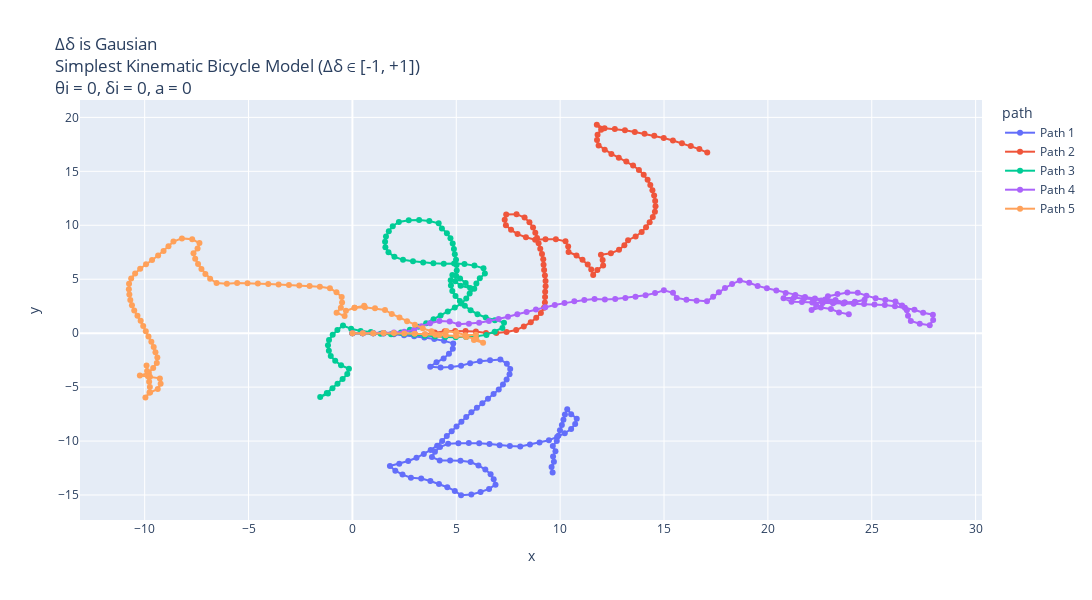

This figure's notebook cell:
### Markdown cell above
Plots : When change in Steering Angle is Gaussian Distribution

### Code cell
# Making 5 possible trajectories
trajectories = []
for i in range(5):
    x_traj, y_traj, theta_traj, delta_traj, gaussian_change_in_delta, a_traj, v_traj = start_trajectory_when_change_is_gaussian_distribution(theta_init=0.0, a_init=0.0, delta_init=0.0, v_init=5, mode="simple")
    trajectories.append((x_traj, y_traj, theta_traj, delta_traj, gaussian_change_in_delta, a_traj, v_traj))


# Create a DataFrame for plotting
data = []
for i, (x_traj, y_traj, theta_traj, delta_traj, gaussian_change_in_delta, a_traj, v_traj) in enumerate(trajectories):
    for x, y, v in zip(x_traj, y_traj, v_traj):
        data.append({"x": x, "y": y, "v": v, "path": f"Path {i+1}"})
df = pd.DataFrame(data)

# Create the plot
fig = px.line(df, x="x", y="y", color="path", custom_data=["v"], title="Δδ is Gausian <br>Simplest Kinematic Bicycle Model (Δδ ∈ [-1, +1]) <br>θi = 0, δi = 0, a = 0", render_mode="svg")
# Add hover functionality
fig.update_traces(mode="markers+lines", hovertemplate="<br>".join([
    "v: %{customdata[0]:.2f}",
    "x: %{x:.2f}",
    "y: %{y:.2f}"
]))
fig.update_layout(height=600,width=1130)
fig.show()


# Plotting x w.r.t. time
dt = 0.1  # Time step
t_end = 10  # 10 seconds
t = np.arange(0, t_end + dt, dt)

plt.figure(figsize=(15, 6))
for i, (x_traj, y_traj, theta_traj, delta_traj, gaussian_change_in_delta, a_traj, v_traj) in enumerate(trajectories):
    # Model built such that a remains same inside; can be randomised by using a random statement.
    # print(x_traj,"\n", y_traj)
    plt.plot(t, x_traj, label=f"Path {i+1}", alpha = 0.7)
plt.ylabel("x [m]")
plt.xlabel("t [s]")
plt.grid("True")
plt.title("x w.r.t. time")
plt.legend()
plt.show()


# Plotting y w.r.t. time
dt = 0.1  # Time step
t_end = 10  # 10 seconds
t = np.arange(0, t_end + dt, dt)

plt.figure(figsize=(15, 6))
for i, (x_traj, y_traj, theta_traj, delta_traj, gaussian_change_in_delta, a_traj, v_traj) in enumerate(trajectories):
    # Model built such that a remains same inside; can be randomised by using a random statement.
    # print(x_traj,"\n", y_traj)
    plt.plot(t, y_traj, label=f"Path {i+1}", alpha = 0.7)
plt.ylabel("y [m]")
plt.xlabel("t [s]")
plt.grid("True")
plt.title("Y w.r.t. time")
plt.legend()
plt.show()

# Plotting theta(t) w.r.t. time
dt = 0.1  # Time step
t_end = 10  # 10 seconds
t = np.arange(0, t_end + dt, dt)

plt.figure(figsize=(15, 6))
for i, (x_traj, y_traj, theta_traj, delta_traj, gaussian_change_in_delta, a_traj, v_traj) in enumerate(trajectories):
    # Model built such that a remains same inside; can be randomised by using a random statement.
    # print(x_traj,"\n", y_traj)
    plt.plot(t, theta_traj, label=f"Path {i+1}", alpha = 0.7)
plt.ylabel("θ [radian]")
plt.xlabel("t [s]")
plt.grid("True")
plt.title("Heading Angle w.r.t. time")
plt.legend()
plt.show()


# Plotting delta(t) w.r.t. time
dt = 0.1  # Time step
t_end = 10  # 10 seconds
t = np.arange(0, t_end + dt, dt)

plt.figure(figsize=(15, 6))
for i, (x_traj, y_traj, theta_traj, delta_traj, gaussian_change_in_delta, a_traj, v_traj) in enumerate(trajectories):
    # Model built such that a remains same inside; can be randomised by using a random statement.
    # print(x_traj,"\n", y_traj)
    plt.plot(t, delta_traj, label=f"Path {i+1}", alpha = 0.7)
plt.ylabel("δ [radian]")
plt.xlabel("t [s]")
plt.grid("True")
plt.title("Steering Angle w.r.t. time")
plt.legend()
plt.show()

# Plotting variation in steering angle w.r.t. time
dt = 0.1  # Time step
t_end = 10  # 10 seconds
t = np.arange(0, t_end + dt, dt)

plt.figure(figsize=(15, 6))
for i, (x_traj, y_traj, theta_traj, delta_traj, gaussian_change_in_delta, a_traj, v_traj) in enumerate(trajectories):
    # Model built such that a remains same inside; can be randomised by using a random statement.
    # print(x_traj,"\n", y_traj)
    plt.plot(t, gaussian_change_in_delta, label=f"Path {i+1}", alpha = 0.7)
plt.ylabel("Δδ [radian]")
plt.xlabel("t [s]")
plt.grid("True")
plt.title("Δδ (Change in Steering Angle) w.r.t. time")
plt.legend()
plt.show()

### Figure 1 — Plotly figure (JSON) as saved in the notebook; plotly's stock layout.template omitted (floating-point values rounded to 4 significant figures)
{"data": [{"customdata": [[5], [5], [5], [5], [5], [5], [5], [5], [5], [5], [5], [5], [5], [5], [5], [5], [5], [5], [5], [5], [5], [5], [5], [5], [5], [5], [5], [5], [5], [5], [5], [5], [5], [5], [5], [5], [5], [5], [5], [5], [5], [5], [5], [5], [5], [5], [5], [5], [5], [5], [5], [5], [5], [5], [5], [5], [5], [5], [5], [5], [5], [5], [5], [5], [5], [5], [5], [5], [5], [5], [5], [5], [5], [5], [5], [5], [5], [5], [5], [5], [5], [5], [5], [5], [5], [5], [5], [5], [5], [5], [5], [5], [5], [5], [5], [5], [5], [5], [5], [5], [5]], "hovertemplate": "v: %{customdata[0]:.2f}<br>x: %{x:.2f}<br>y: %{y:.2f}", "legendgroup": "Path 1", "line": {"color": "#636efa", "dash": "solid"}, "marker": {"symbol": "circle"}, "mode": "markers+lines", "name": "Path 1", "orientation": "v", "showlegend": true, "type": "scatter", "x": [0, 0.5, 1, 1.499, 1.995, 2.487, 2.974, 3.464, 3.941, 4.413, 4.854, 4.833, 4.648, 4.39, 4.047, 3.749, 4.244, 4.742, 5.229, 5.666, 6.135, 6.626, 7.122, 7.435, 7.595, 7.564, 7.423, 7.247, 7.045, 6.796, 6.526, 6.256, 5.992, 5.726, 5.479, 5.246, 5.012, 4.779, 4.544, 4.321, 4.08, 3.769, 3.438, 3.087, 2.687, 2.256, 1.805, 2.066, 2.412, 2.816, 3.312, 3.754, 4.168, 4.57, 4.93, 5.23, 5.725, 6.169, 6.578, 6.889, 6.801, 6.652, 6.397, 6.069, 5.691, 5.202, 4.703, 4.203, 3.828, 3.972, 4.217, 4.607, 5.104, 5.604, 6.103, 6.598, 7.087, 7.58, 8.079, 8.547, 9.007, 9.46, 9.853, 10.22, 10.53, 10.72, 10.8, 10.53, 10.34, 10.23, 10.16, 10.08, 9.991, 9.916, 9.838, 9.647, 9.773, 9.659, 9.7, 9.588, 9.639], "xaxis": "x", "y": [0, 0, 0, -0.03036, -0.09668, -0.1852, -0.2956, -0.3954, -0.5466, -0.7128, -0.9467, -1.446, -1.911, -2.339, -2.703, -3.104, -3.173, -3.134, -3.02, -2.778, -2.604, -2.51, -2.447, -2.838, -3.311, -3.81, -4.29, -4.758, -5.215, -5.649, -6.07, -6.49, -6.915, -7.339, -7.773, -8.216, -8.657, -9.1, -9.541, -9.989, -10.43, -10.82, -11.19, -11.55, -11.85, -12.1, -12.32, -12.75, -13.11, -13.4, -13.46, -13.7, -13.98, -14.28, -14.62, -15.02, -14.95, -14.72, -14.43, -14.04, -13.55, -13.07, -12.64, -12.27, -11.94, -11.83, -11.8, -11.81, -11.48, -11.0, -10.56, -10.25, -10.2, -10.18, -10.21, -10.28, -10.38, -10.47, -10.51, -10.33, -10.13, -9.922, -9.614, -9.275, -8.881, -8.42, -7.926, -7.504, -7.041, -7.529, -8.024, -8.518, -9.009, -9.504, -9.997, -10.46, -10.94, -11.43, -11.93, -12.42, -12.91], "yaxis": "y"}, {"customdata": [[5], [5], [5], [5], [5], [5], [5], [5], [5], [5], [5], [5], [5], [5], [5], [5], [5], [5], [5], [5], [5], [5], [5], [5], [5], [5], [5], [5], [5], [5], [5], [5], [5], [5], [5], [5], [5], [5], [5], [5], [5], [5], [5], [5], [5], [5], [5], [5], [5], [5], [5], [5], [5], [5], [5], [5], [5], [5], [5], [5], [5], [5], [5], [5], [5], [5], [5], [5], [5], [5], [5], [5], [5], [5], [5], [5], [5], [5], [5], [5], [5], [5], [5], [5], [5], [5], [5], [5], [5], [5], [5], [5], [5], [5], [5], [5], [5], [5], [5], [5], [5]], "hovertemplate": "v: %{customdata[0]:.2f}<br>x: %{x:.2f}<br>y: %{y:.2f}", "legendgroup": "Path 2", "line": {"color": "#EF553B", "dash": "solid"}, "marker": {"symbol": "circle"}, "mode": "markers+lines", "name": "Path 2", "orientation": "v", "showlegend": true, "type": "scatter", "x": [0, 0.5, 1, 1.5, 2.0, 2.5, 2.999, 3.495, 3.963, 4.447, 4.947, 5.447, 5.945, 6.429, 6.929, 7.42, 7.884, 8.251, 8.585, 8.849, 9.073, 9.224, 9.266, 9.274, 9.279, 9.3, 9.297, 9.267, 9.227, 9.202, 9.186, 9.126, 9.043, 8.963, 8.888, 8.804, 8.694, 8.522, 8.288, 7.902, 7.403, 7.331, 7.389, 7.638, 7.949, 8.353, 8.797, 9.294, 9.793, 10.26, 10.39, 10.41, 10.79, 11.08, 11.33, 11.5, 11.59, 11.79, 12.07, 12.05, 11.96, 12.44, 12.83, 13.09, 13.27, 13.63, 13.92, 14.13, 14.31, 14.46, 14.56, 14.59, 14.57, 14.52, 14.44, 14.34, 14.21, 14.02, 13.79, 13.51, 13.18, 12.82, 12.47, 12.15, 11.85, 11.78, 11.8, 11.97, 11.76, 12.14, 12.63, 13.12, 13.59, 14.06, 14.53, 14.99, 15.43, 15.86, 16.29, 16.7, 17.08], "xaxis": "x", "y": [0, 0, 0, -0.01274, -0.02859, -0.03568, -0.0525, -0.1181, 0.05883, 0.1824, 0.1977, 0.1954, 0.1475, 0.02391, 0.009569, 0.1035, 0.2893, 0.6291, 1.001, 1.426, 1.873, 2.349, 2.847, 3.347, 3.847, 4.347, 4.847, 5.346, 5.844, 6.344, 6.844, 7.34, 7.833, 8.327, 8.821, 9.314, 9.802, 10.27, 10.71, 11.03, 11.0, 10.51, 10.01, 9.576, 9.185, 8.89, 8.66, 8.716, 8.695, 8.509, 8.026, 7.526, 7.203, 6.795, 6.363, 5.892, 5.401, 5.859, 6.274, 6.773, 7.266, 7.409, 7.721, 8.149, 8.617, 8.959, 9.366, 9.82, 10.29, 10.76, 11.25, 11.75, 12.25, 12.75, 13.24, 13.73, 14.22, 14.68, 15.12, 15.54, 15.92, 16.26, 16.61, 17.0, 17.4, 17.89, 18.39, 18.86, 19.32, 18.98, 18.92, 18.8, 18.65, 18.47, 18.29, 18.09, 17.86, 17.61, 17.35, 17.06, 16.74], "yaxis": "y"}, {"customdata": [[5], [5], [5], [5], [5], [5], [5], [5], [5], [5], [5], [5], [5], [5], [5], [5], [5], [5], [5], [5], [5], [5], [5], [5], [5], [5], [5], [5], [5], [5], [5], [5], [5], [5], [5], [5], [5], [5], [5], [5], [5], [5], [5], [5], [5], [5], [5], [5], [5], [5], [5], [5], [5], [5], [5], [5], [5], [5], [5], [5], [5], [5], [5], [5], [5], [5], [5], [5], [5], [5], [5], [5], [5], [5], [5], [5], [5], [5], [5], [5], [5], [5], [5], [5], [5], [5], [5], [5], [5], [5], [5], [5], [5], [5], [5], [5], [5], [5], [5], [5], [5]], "hovertemplate": "v: %{customdata[0]:.2f}<br>x: %{x:.2f}<br>y: %{y:.2f}", "legendgroup": "Path 3", "line": {"color": "#00cc96", "dash": "solid"}, "marker": {"symbol": "circle"}, "mode": "markers+lines", "name": "Path 3", "orientation": "v", "showlegend": true, "type": "scatter", "x": [0, 0.5, 1, 1.5, 2.0, 2.496, 2.988, 3.479, 3.974, 4.472, 4.972, 5.472, 5.965, 6.451, 6.85, 7.219, 7.298, 6.856, 6.417, 6.023, 5.689, 5.412, 5.173, 4.964, 4.81, 4.743, 4.732, 4.811, 5.182, 5.451, 5.668, 5.209, 4.951, 4.991, 5.021, 5.014, 4.987, 4.93, 4.886, 4.827, 4.719, 4.549, 4.308, 4.152, 3.701, 3.212, 2.713, 2.236, 1.942, 1.753, 1.616, 1.572, 1.587, 1.737, 2.022, 2.435, 2.916, 3.406, 3.899, 4.397, 4.896, 5.394, 5.873, 6.31, 6.376, 6.132, 5.968, 5.865, 5.644, 5.481, 5.247, 4.93, 4.59, 4.245, 3.905, 3.55, 3.183, 2.769, 2.335, 1.859, 1.362, 0.8897, 0.3965, -0.06148, -0.4536, -0.7224, -0.9497, -1.125, -1.175, -1.134, -1.042, -0.8278, -0.5472, -0.1683, -0.2474, -0.4724, -0.7175, -0.9595, -1.231, -1.55, -1.175], "xaxis": "x", "y": [0, 0, 0, 0.01071, -0.001782, -0.06582, -0.1508, -0.2477, -0.3161, -0.361, -0.3737, -0.3555, -0.2773, -0.1596, 0.1422, 0.4802, 0.9738, 1.208, 1.448, 1.756, 2.128, 2.544, 2.983, 3.437, 3.913, 4.409, 4.908, 5.402, 5.066, 4.645, 4.194, 4.392, 4.82, 5.318, 5.817, 6.317, 6.817, 7.313, 7.811, 8.308, 8.796, 9.266, 9.704, 10.18, 10.39, 10.5, 10.46, 10.31, 9.91, 9.447, 8.966, 8.468, 7.968, 7.491, 7.08, 6.799, 6.662, 6.559, 6.476, 6.432, 6.453, 6.403, 6.261, 6.018, 5.522, 5.086, 4.614, 4.124, 3.676, 3.203, 2.761, 2.375, 2.008, 1.646, 1.279, 0.9273, 0.5879, 0.3072, 0.0596, -0.0953, -0.04563, 0.119, 0.2013, 0.4019, 0.7121, 0.2904, -0.1549, -0.623, -1.121, -1.619, -2.11, -2.562, -2.976, -3.302, -3.796, -4.242, -4.678, -5.116, -5.536, -5.92, -5.59], "yaxis": "y"}, {"customdata": [[5], [5], [5], [5], [5], [5], [5], [5], [5], [5], [5], [5], [5], [5], [5], [5], [5], [5], [5], [5], [5], [5], [5], [5], [5], [5], [5], [5], [5], [5], [5], [5], [5], [5], [5], [5], [5], [5], [5], [5], [5], [5], [5], [5], [5], [5], [5], [5], [5], [5], [5], [5], [5], [5], [5], [5], [5], [5], [5], [5], [5], [5], [5], [5], [5], [5], [5], [5], [5], [5], [5], [5], [5], [5], [5], [5], [5], [5], [5], [5], [5], [5], [5], [5], [5], [5], [5], [5], [5], [5], [5], [5], [5], [5], [5], [5], [5], [5], [5], [5], [5]], "hovertemplate": "v: %{customdata[0]:.2f}<br>x: %{x:.2f}<br>y: %{y:.2f}", "legendgroup": "Path 4", "line": {"color": "#ab63fa", "dash": "solid"}, "marker": {"symbol": "circle"}, "mode": "markers+lines", "name": "Path 4", "orientation": "v", "showlegend": true, "type": "scatter", "x": [0, 0.5, 1, 1.499, 1.998, 2.494, 2.968, 3.32, 3.736, 4.186, 4.682, 5.111, 5.608, 6.098, 6.572, 7.037, 7.489, 7.937, 8.387, 8.833, 9.285, 9.744, 10.21, 10.68, 11.16, 11.66, 12.15, 12.65, 13.14, 13.63, 14.11, 14.57, 14.99, 15.43, 15.61, 16.08, 16.57, 17.07, 17.36, 17.64, 17.94, 18.28, 18.65, 19.1, 19.51, 19.95, 20.41, 20.86, 21.32, 21.79, 22.27, 22.76, 23.26, 23.69, 24.19, 24.65, 24.2, 23.7, 23.21, 22.72, 22.24, 21.75, 21.25, 20.75, 21.14, 21.64, 22.14, 22.63, 23.13, 23.63, 24.13, 24.63, 25.13, 25.63, 26.12, 26.6, 27.06, 27.47, 27.94, 27.96, 27.79, 27.31, 26.88, 26.75, 26.69, 26.46, 26.14, 25.65, 25.18, 24.74, 24.32, 23.82, 23.35, 22.89, 22.58, 22.32, 22.1, 22.55, 23.03, 23.43, 23.89], "xaxis": "x", "y": [0, 0, 0, 0.02402, 0.06598, 0.1257, 0.2841, 0.64, 0.9174, 1.135, 1.074, 0.8173, 0.8684, 0.9683, 1.128, 1.311, 1.525, 1.748, 1.966, 2.192, 2.406, 2.605, 2.786, 2.951, 3.084, 3.173, 3.122, 3.17, 3.271, 3.379, 3.511, 3.713, 3.978, 3.737, 3.271, 3.096, 2.999, 2.963, 3.366, 3.783, 4.187, 4.553, 4.887, 4.672, 4.379, 4.155, 3.944, 3.728, 3.538, 3.364, 3.218, 3.127, 3.086, 2.841, 2.907, 3.089, 2.868, 2.851, 2.887, 2.99, 3.144, 3.235, 3.281, 3.239, 2.922, 2.888, 2.837, 2.801, 2.78, 2.759, 2.727, 2.703, 2.659, 2.61, 2.499, 2.359, 2.162, 1.888, 1.715, 1.215, 0.7432, 0.8822, 1.137, 1.619, 2.116, 2.558, 2.942, 3.065, 3.24, 3.478, 3.748, 3.779, 3.619, 3.421, 3.033, 2.604, 2.153, 2.373, 2.239, 1.927, 1.754], "yaxis": "y"}, {"customdata": [[5], [5], [5], [5], [5], [5], [5], [5], [5], [5], [5], [5], [5], [5], [5], [5], [5], [5], [5], [5], [5], [5], [5], [5], [5], [5], [5], [5], [5], [5], [5], [5], [5], [5], [5], [5], [5], [5], [5], [5], [5], [5], [5], [5], [5], [5], [5], [5], [5], [5], [5], [5], [5], [5], [5], [5], [5], [5], [5], [5], [5], [5], [5], [5], [5], [5], [5], [5], [5], [5], [5], [5], [5], [5], [5], [5], [5], [5], [5], [5], [5], [5], [5], [5], [5], [5], [5], [5], [5], [5], [5], [5], [5], [5], [5], [5], [5], [5], [5], [5], [5]], "hovertemplate": "v: %{customdata[0]:.2f}<br>x: %{x:.2f}<br>y: %{y:.2f}", "legendgroup": "Path 5", "line": {"color": "#FFA15A", "dash": "solid"}, "marker": {"symbol": "circle"}, "mode": "markers+lines", "name": "Path 5", "orientation": "v", "showlegend": true, "type": "scatter", "x": [0, 0.5, 1, 1.5, 2.0, 2.499, 2.998, 3.496, 3.993, 4.491, 4.987, 5.477, 5.955, 6.289, 5.851, 5.944, 5.445, 5.007, 4.526, 4.174, 3.807, 3.387, 3.006, 2.632, 2.268, 1.895, 1.568, 1.089, 0.6003, 0.1026, 0.5676, 0.1034, -0.312, -0.3756, -0.7619, -0.5549, -0.4974, -0.5158, -0.7657, -1.082, -1.565, -2.061, -2.558, -3.055, -3.553, -4.052, -4.55, -5.048, -5.548, -6.044, -6.539, -6.848, -7.076, -7.267, -7.431, -7.568, -7.65, -7.453, -7.363, -7.713, -8.207, -8.615, -8.854, -9.092, -9.353, -9.644, -9.935, -10.22, -10.46, -10.65, -10.75, -10.76, -10.74, -10.69, -10.61, -10.5, -10.35, -10.19, -10.07, -9.946, -9.817, -9.678, -9.565, -9.481, -9.39, -9.416, -9.589, -9.797, -10.23, -9.747, -9.268, -9.232, -9.371, -9.74, -9.964, -9.768, -9.75, -9.784, -9.841, -9.884, -9.91], "xaxis": "x", "y": [0, 0, 0, 0.01564, 0.004809, -0.02502, -0.05971, -0.09963, -0.1494, -0.1994, -0.264, -0.3605, -0.5091, -0.8805, -0.64, -0.1487, -0.1843, 0.05687, 0.1922, -0.1635, 0.1761, 0.447, 0.771, 1.103, 1.446, 1.778, 2.156, 2.299, 2.406, 2.358, 2.542, 2.356, 2.078, 1.582, 1.899, 2.354, 2.851, 3.351, 3.784, 4.171, 4.301, 4.365, 4.42, 4.468, 4.516, 4.554, 4.597, 4.634, 4.643, 4.577, 4.65, 5.042, 5.487, 5.949, 6.422, 6.903, 7.396, 7.856, 8.348, 8.705, 8.785, 8.497, 8.057, 7.617, 7.191, 6.784, 6.378, 5.965, 5.527, 5.065, 4.576, 4.076, 3.576, 3.078, 2.585, 2.097, 1.622, 1.146, 0.6613, 0.177, -0.3059, -0.7864, -1.273, -1.766, -2.258, -2.757, -3.226, -3.681, -3.927, -4.047, -4.19, -4.689, -5.169, -5.506, -5.953, -5.493, -4.994, -4.495, -3.998, -3.5, -3.001], "yaxis": "y"}], "layout": {"height": 600, "legend": {"title": {"text": "path"}, "tracegroupgap": 0}, "title": {"text": "Δδ is Gausian <br>Simplest Kinematic Bicycle Model (Δδ ∈ [-1, +1]) <br>θi = 0, δi = 0, a = 0"}, "width": 1130, "xaxis": {"anchor": "y", "domain": [0, 1], "title": {"text": "x"}}, "yaxis": {"anchor": "x", "domain": [0, 1], "title": {"text": "y"}}}}
